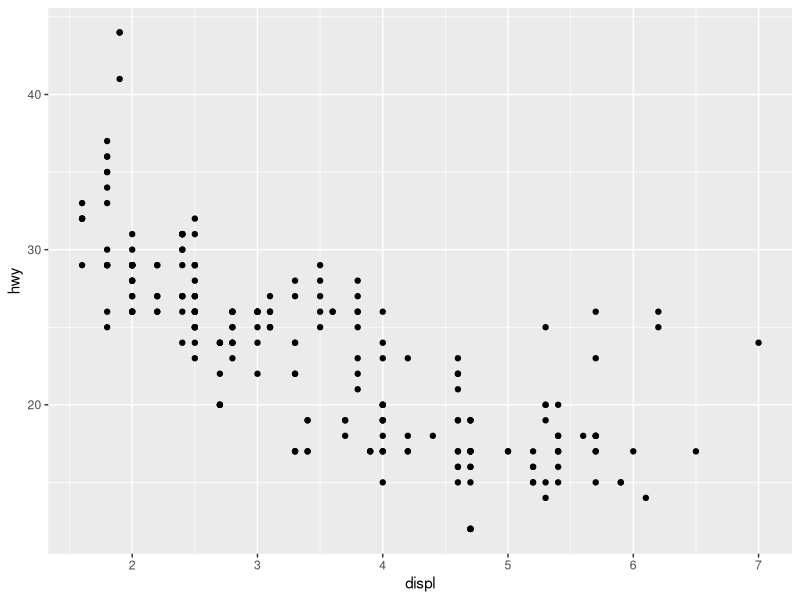
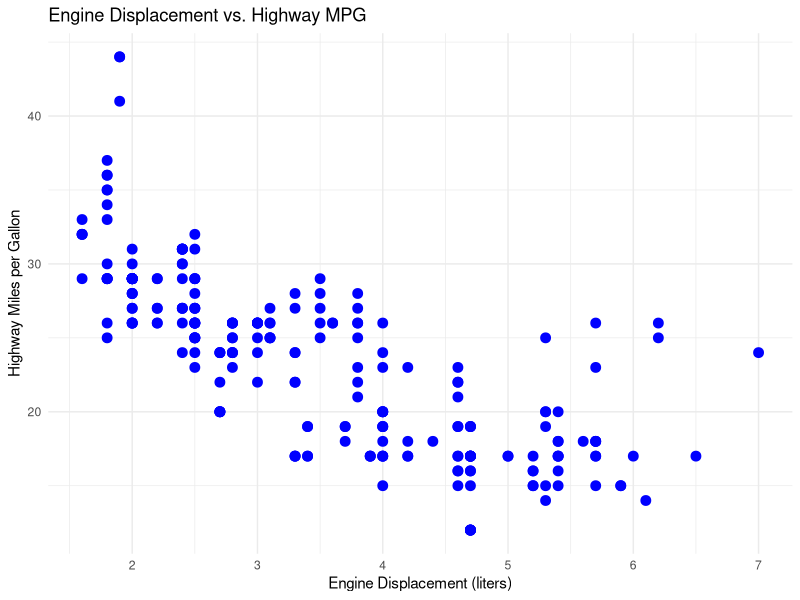
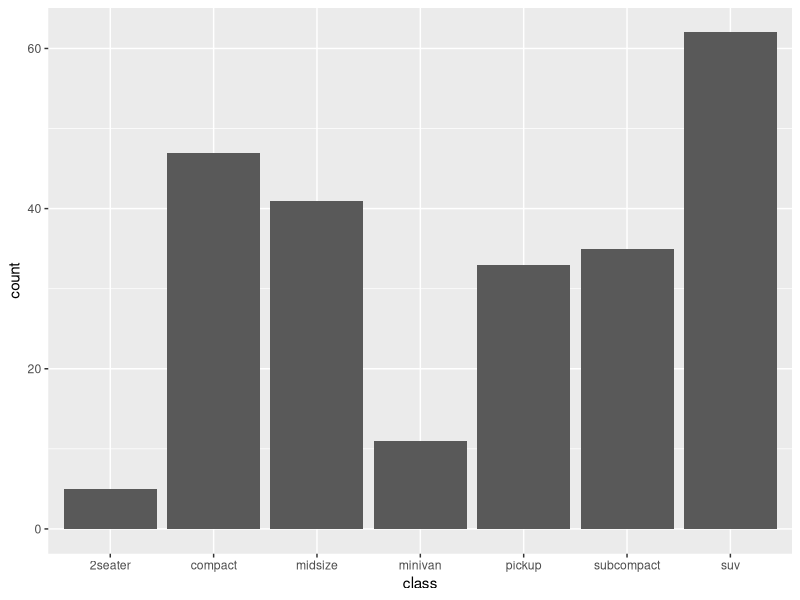
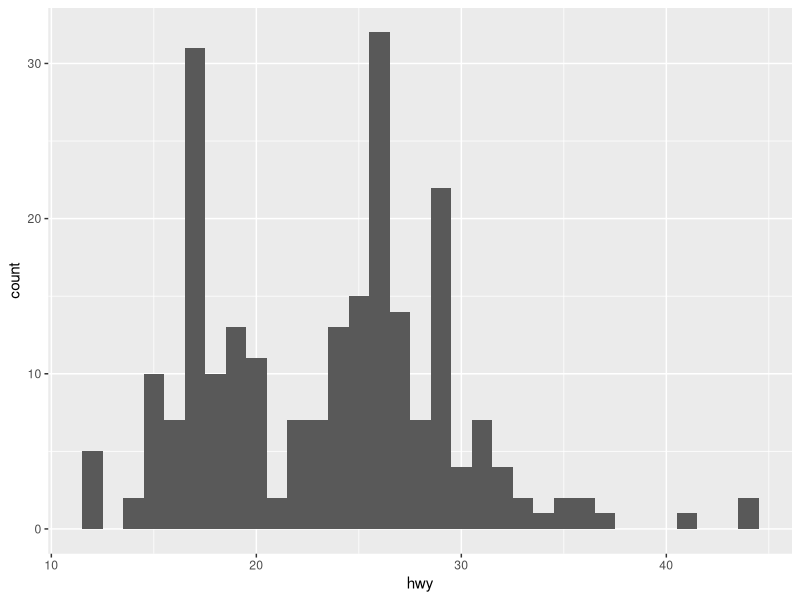
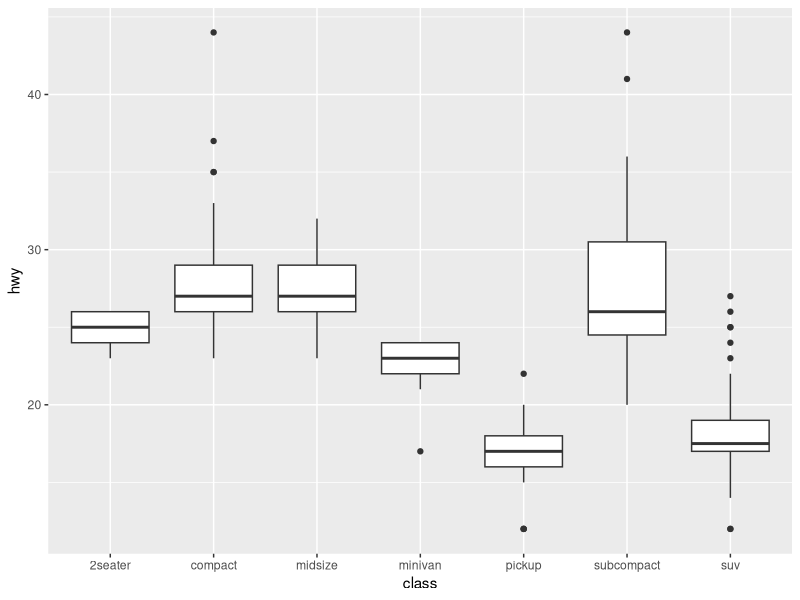
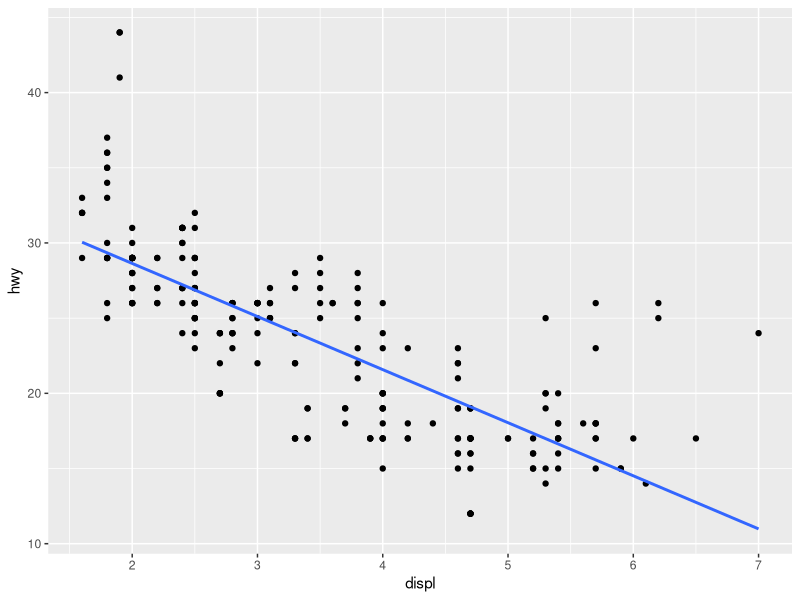
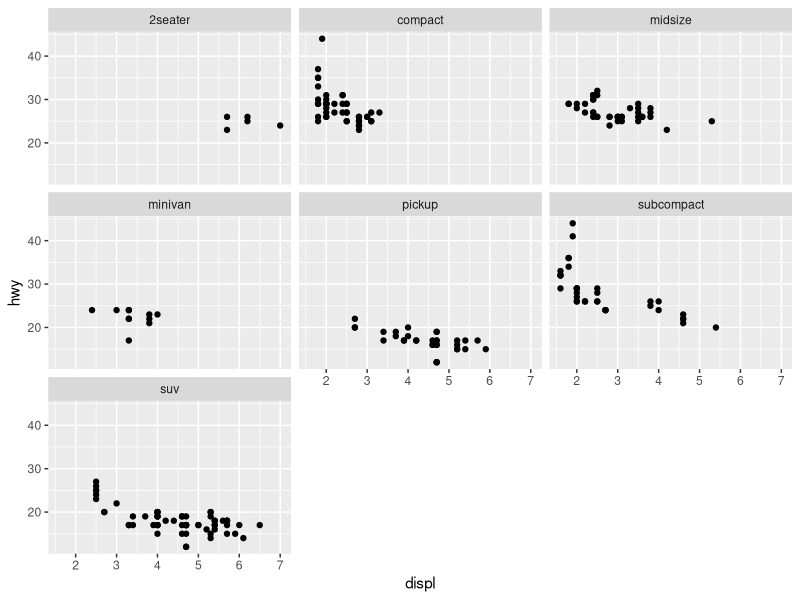
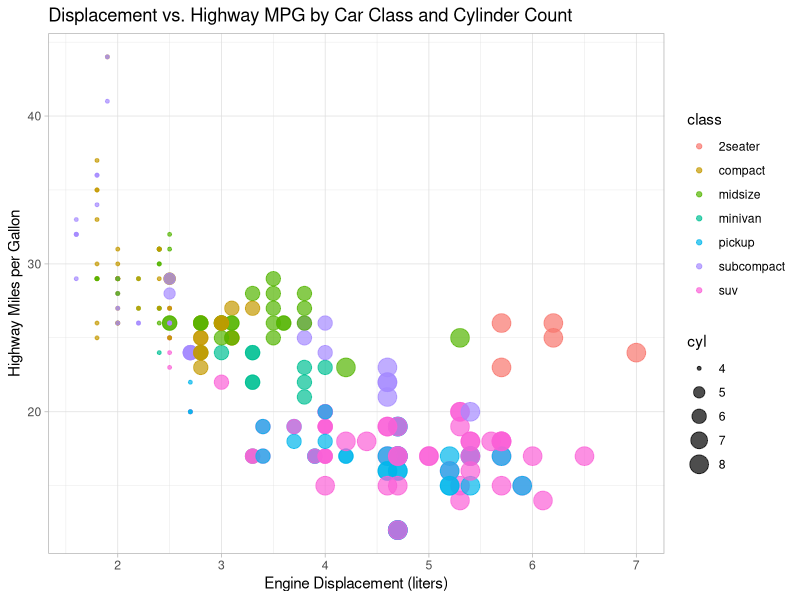

The R source for these figures, in order: (Note: this script raises an error after producing the figures.)
# Install ggplot2 package (if not already installed)
install.packages("ggplot2")

# Load the ggplot2 package
library(ggplot2)
# Basic scatter plot
ggplot(data = mpg, aes(x = displ, y = hwy)) +
  geom_point()
mpg
# Scatter plot with customizations
ggplot(data = mpg, aes(x = displ, y = hwy)) +
  geom_point(color = "blue", size = 3) +
  labs(title = "Engine Displacement vs. Highway MPG",
       x = "Engine Displacement (liters)",
       y = "Highway Miles per Gallon") +
  theme_minimal()
# Bar plot
ggplot(data = mpg, aes(x = class)) +
  geom_bar()

# Histogram
ggplot(data = mpg, aes(x = hwy)) +
  geom_histogram(binwidth = 1)

# Boxplot
ggplot(data = mpg, aes(x = class, y = hwy)) +
  geom_boxplot()
# Adding a smooth line to the scatter plot
ggplot(data = mpg, aes(x = displ, y = hwy)) +
  geom_point() +
  geom_smooth(method = "lm", se = FALSE)

# Faceted scatter plot
ggplot(data = mpg, aes(x = displ, y = hwy)) +
  geom_point() +
  facet_wrap(~ class)

ggplot(data = mpg, aes(x = displ, y = hwy, color = class, size = cyl)) +
  geom_point(alpha = 0.7) +
  labs(title = "Displacement vs. Highway MPG by Car Class and Cylinder Count",
       x = "Engine Displacement (liters)",
       y = "Highway Miles per Gallon") +
  theme_light()

# Assuming 'timeseries_data' is a dataset with 'date' and 'value' columns
ggplot(data = timeseries_data, aes(x = date, y = value)) +
  geom_line(color = "darkblue") +
  labs(title = "Time Series Example",
       x = "Date",
       y = "Value") +
  theme_classic()



